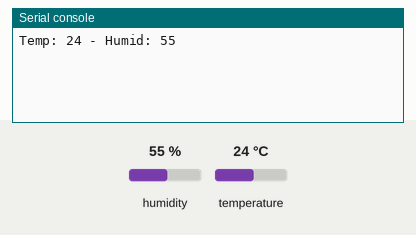
The program below on a simulated ESP8266 board running MicroPython. On the bench: the last lines printed to the serial console. The inputs (shaded band) are chosen by the test bench; at power-on: humidity 55 %, temperature 24 °C.

Above: at 1.2 s.
1.3 s: humidity set to 22 %
At 5.8 s:
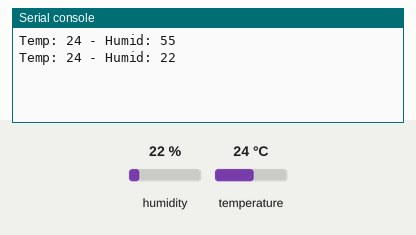
7.3 s: temperature set to 12 °C
At 10.4 s:
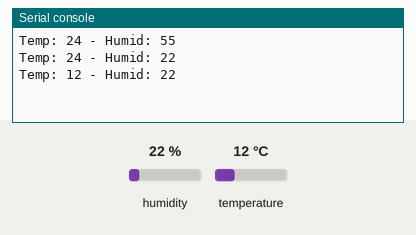
13.3 s: humidity set to 40 %
At 16.3 s:
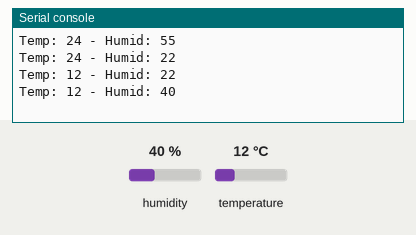
Timing chart, 0 to 17.8 s (numbered marks = the images above; inputs shaded):
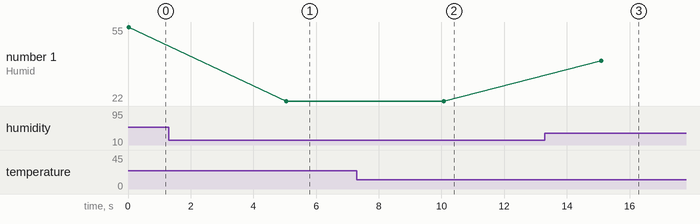

Measured:
- after the input at 1.3 s, the serial console: prints a new line after 3.7 s (image 1)
- after the input at 7.3 s, the serial console: prints a new line after 2.8 s (image 2)
- after the input at 13.3 s, the serial console: prints a new line after 1.8 s (image 3)
- plotted number 1: 55 → 22 after the input at 1.3 s, 22 → 40 after the input at 13.3 s

The program:

step_060_dht_sensor.py
```python
from machine import Pin
from dht import DHT11
from time import sleep

sensor = DHT11(Pin(5))

while True:
    sensor.measure()
    print("Temp:", sensor.temperature(), "- Humid:", sensor.humidity())
    sleep(5)
```
